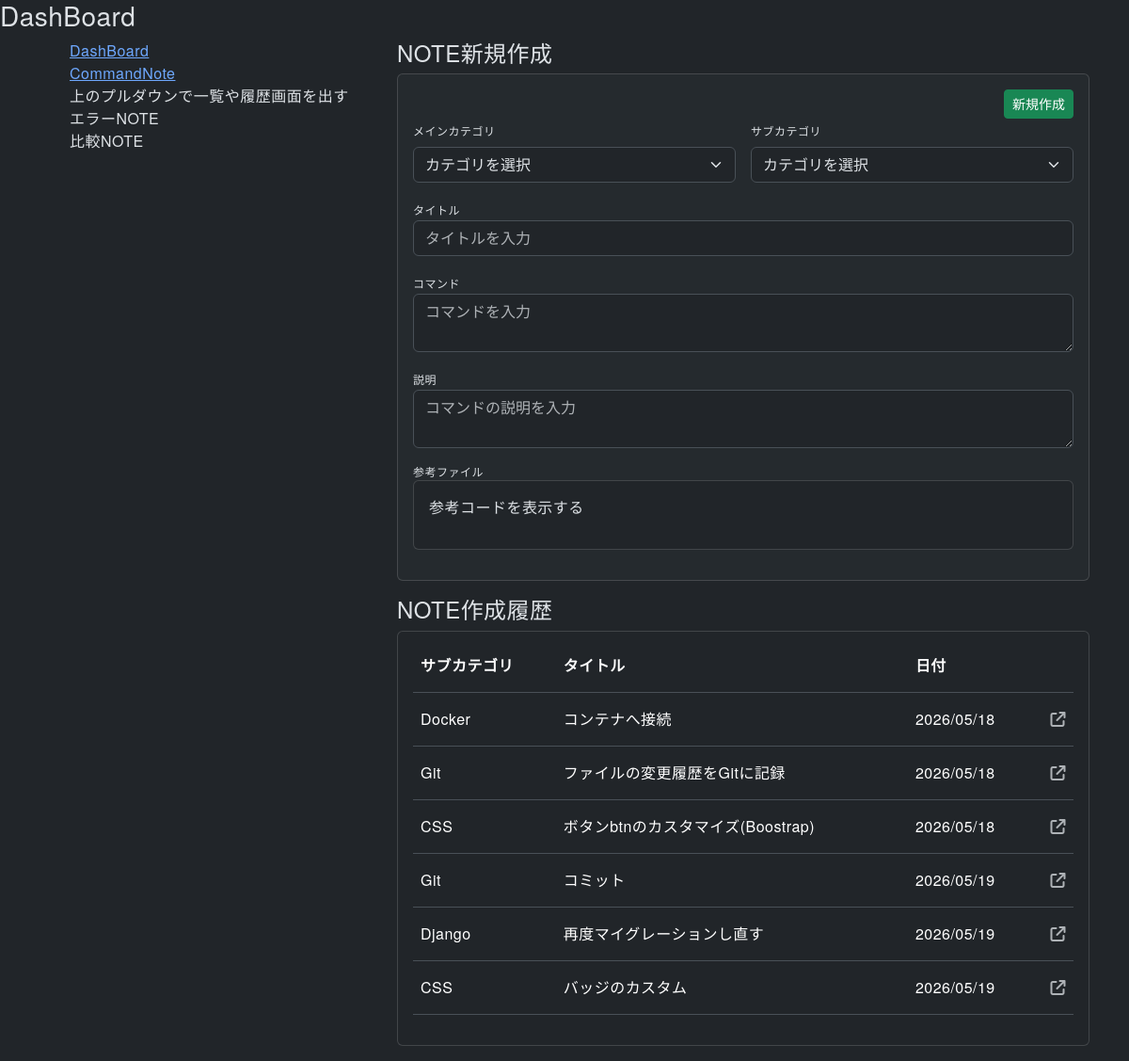
/, run on an earlier commit of the app's database.
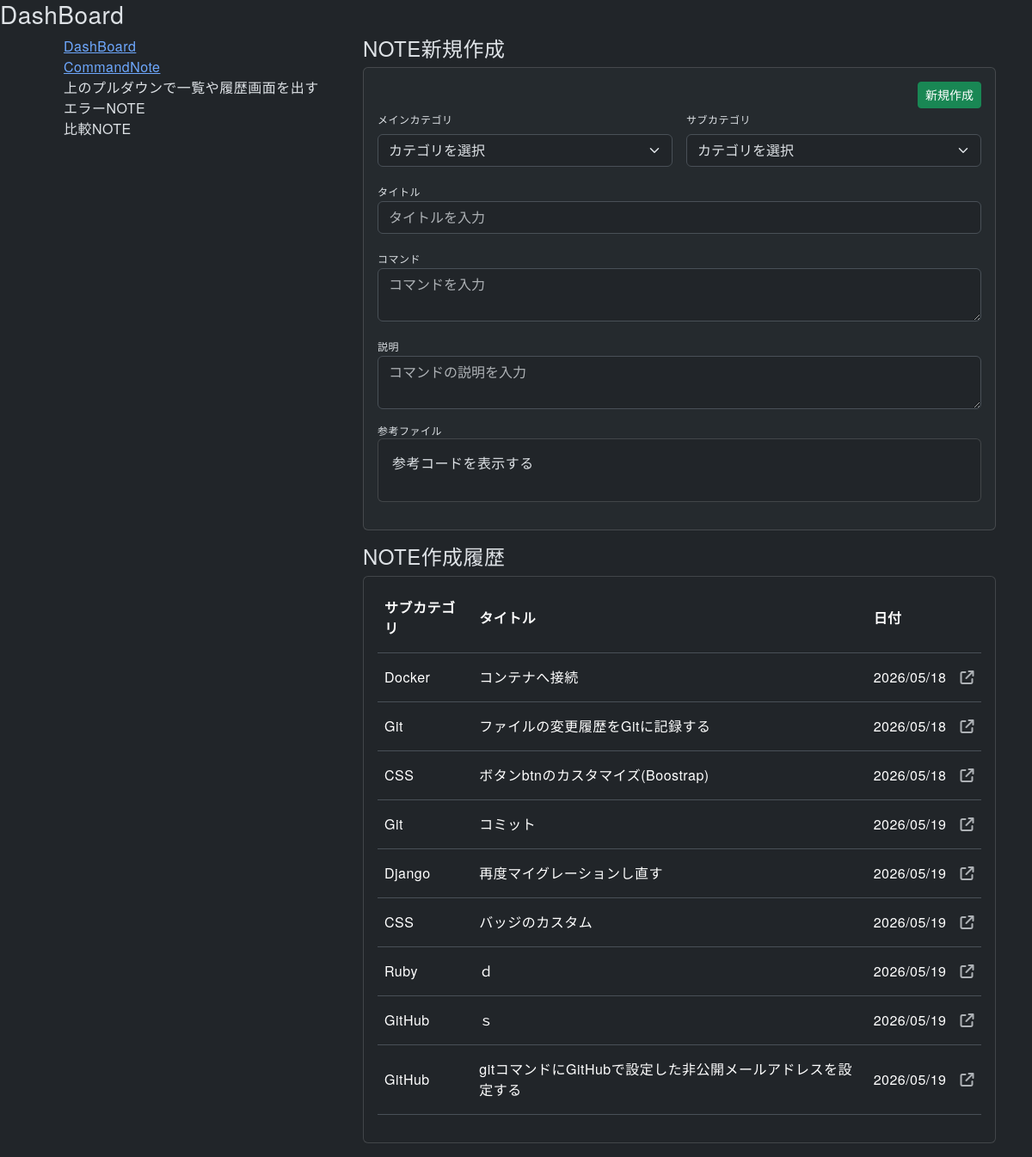
And on a later commit of the database.
### notebook/models.py (models this page shows)
class Note(models.Model):
  sub_category = models.ForeignKey(SubCategory, on_delete=models.CASCADE)
  title = models.CharField(max_length=50)
  command = models.TextField()
  description =  models.TextField()
  created_at = models.DateTimeField(auto_now_add=True)
  updated_at = models.DateTimeField(auto_now=True)

class SubCategory(models.Model):
  main_category = models.ForeignKey(MainCategory, on_delete=models.CASCADE)
  name = models.CharField(max_length=15)
  def __str__(self):
    return self.name

### notebook/views.py (the view)
# urls.py: path('', views.dashboard, name='dashboard'),
def dashboard(request):
  notes = Note.objects.all()
  main_categories = MainCategory.objects.all()
  sub_categories = SubCategory.objects.all()
  return render(request, 'notebook/dashboard.html',{'notes': notes, 'main_categories': main_categories, 'sub_categories': sub_categories})

### notebook/templates/notebook/dashboard.html (shortened to what the changed rows need)
{% extends 'notebook/base.html' %}
{% block content %}
  <div class="container">
    <div class="row">
      <div class="'col-12">
        <div class="row">
          <div class="'col-12 col-md-8">
            <div class="card p-3 mb-3">
              <table class="table table-hover">
                <thead>
                  <tr class="align-middle">
                    <th class="pb-3">サブカテゴリ</th>
                    <th class="pb-3">タイトル</th>
                    <th class="pb-3">日付</th>
                    <th class="pb-3"></th>
                  </tr>
                </thead>
                <tbody>
                  {% for note in notes %}
                    <tr class="align-middle position-relative">
                      <td class="pt-3 pb-3">{{ note.sub_category }}</td>
                      <td class="pt-3 pb-3">{{ note.title }}</td>
                      <td class="pt-3 pb-3">{{ note.created_at|date:"Y/m/d" }}</td>
                      <td class="text-end pt-3 pb-3">
                        <a href="{% url 'show' id=note.id %}" class="stretched-link">
                          <i class="fa-solid fa-arrow-up-right-from-square text-muted"></i>
                        </a>
                      </td>
                    </tr>
                  {% endfor %}
                </tbody>
              </table>
            </div>
          </div>
        </div>
      </div>
    </div>
  </div>
{% endblock %}

What changed in the data, as far as the page shows it:
changed Note: title "ファイルの変更履歴をGitに記録" → "ファイルの変更履歴をGitに記録する"
added Note: sub_category "Ruby", title "ｄ", created_at "2026/05/19"
added Note: sub_category "GitHub", title "ｓ", created_at "2026/05/19"
added Note: sub_category "GitHub", title "gitコマンドにGitHubで設定した非公開メールアドレスを設定する", created_at "2026/05/19"
